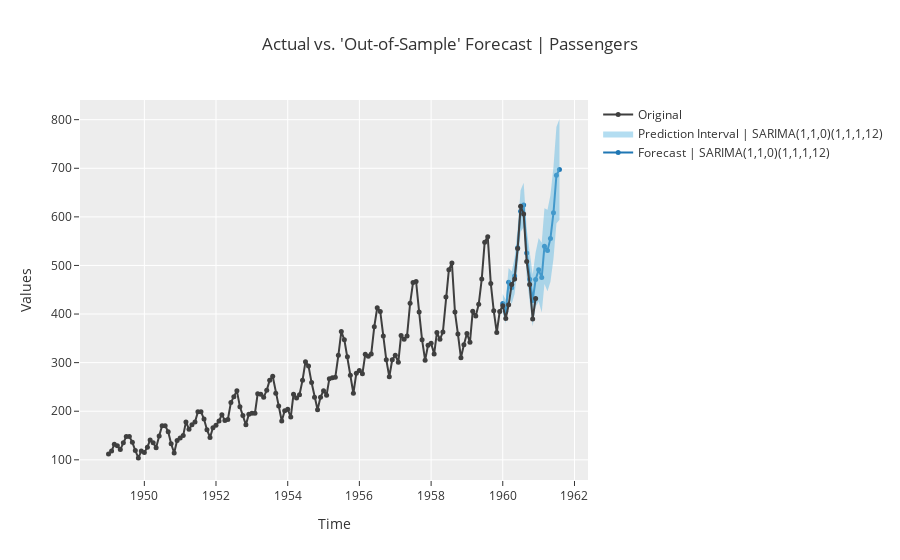

Notebook code cell kept with this figure:
### Markdown cell above
---
#### Plotting models

### Code cell
exp.plot_model(sarima110111  , plot='forecast', data_kwargs={'fh':20, 'labels':['SARIMA(1,1,0)(1,1,1,12)']})

### Figure 1 — Plotly figure (JSON) as saved in the notebook; plotly's stock layout.template omitted (floating-point values rounded to 4 significant figures; data arrays with more than 128 entries replaced by an {"elided": "..."} marker saying what was removed)
{"data": [{"line": {"color": "#1f77b4"}, "marker": {"size": 5}, "mode": "lines+markers", "name": "Forecast | SARIMA(1,1,0)(1,1,1,12)", "showlegend": true, "type": "scatter", "x": ["1960-01-01T00:00:00", "1960-02-01T00:00:00", "1960-03-01T00:00:00", "1960-04-01T00:00:00", "1960-05-01T00:00:00", "1960-06-01T00:00:00", "1960-07-01T00:00:00", "1960-08-01T00:00:00", "1960-09-01T00:00:00", "1960-10-01T00:00:00", "1960-11-01T00:00:00", "1960-12-01T00:00:00", "1961-01-01T00:00:00", "1961-02-01T00:00:00", "1961-03-01T00:00:00", "1961-04-01T00:00:00", "1961-05-01T00:00:00", "1961-06-01T00:00:00", "1961-07-01T00:00:00", "1961-08-01T00:00:00"], "y": [421.6, 405.0, 465.2, 454.1, 478.5, 536.7, 611.8, 624.4, 525.9, 471.7, 428.1, 470.9, 491.0, 475.0, 539.7, 530.7, 555.7, 608.7, 685.6, 697.6]}, {"line": {"width": 0}, "marker": {"color": "#68BBE3"}, "mode": "lines", "name": "Lower Interval", "showlegend": false, "type": "scatter", "x": ["1960-01-01T00:00:00", "1960-02-01T00:00:00", "1960-03-01T00:00:00", "1960-04-01T00:00:00", "1960-05-01T00:00:00", "1960-06-01T00:00:00", "1960-07-01T00:00:00", "1960-08-01T00:00:00", "1960-09-01T00:00:00", "1960-10-01T00:00:00", "1960-11-01T00:00:00", "1960-12-01T00:00:00", "1961-01-01T00:00:00", "1961-02-01T00:00:00", "1961-03-01T00:00:00", "1961-04-01T00:00:00", "1961-05-01T00:00:00", "1961-06-01T00:00:00", "1961-07-01T00:00:00", "1961-08-01T00:00:00"], "y": [401.7, 380.4, 435.8, 420.8, 441.7, 496.7, 568.8, 578.7, 477.5, 420.8, 374.8, 415.4, 425.7, 403.3, 461.6, 446.9, 466.4, 514.3, 586.4, 593.8]}, {"fill": "tonexty", "fillcolor": "rgba(104,187,227,0.5)", "line": {"width": 0}, "marker": {"color": "#68BBE3"}, "mode": "lines", "name": "Prediction Interval | SARIMA(1,1,0)(1,1,1,12)", "showlegend": true, "type": "scatter", "x": ["1960-01-01T00:00:00", "1960-02-01T00:00:00", "1960-03-01T00:00:00", "1960-04-01T00:00:00", "1960-05-01T00:00:00", "1960-06-01T00:00:00", "1960-07-01T00:00:00", "1960-08-01T00:00:00", "1960-09-01T00:00:00", "1960-10-01T00:00:00", "1960-11-01T00:00:00", "1960-12-01T00:00:00", "1961-01-01T00:00:00", "1961-02-01T00:00:00", "1961-03-01T00:00:00", "1961-04-01T00:00:00", "1961-05-01T00:00:00", "1961-06-01T00:00:00", "1961-07-01T00:00:00", "1961-08-01T00:00:00"], "y": [441.4, 429.7, 494.6, 487.4, 515.4, 576.7, 654.8, 670.2, 574.3, 522.6, 481.3, 526.4, 556.4, 546.7, 617.8, 614.6, 644.9, 703.0, 784.8, 801.4]}, {"marker": {"color": "#3f3f3f", "size": 5}, "mode": "lines+markers", "name": "Original", "showlegend": true, "type": "scatter", "x": {"elided": "144 str values"}, "y": {"elided": "144 int values"}}], "layout": {"showlegend": true, "title": {"text": "Actual vs. 'Out-of-Sample' Forecast | Passengers"}, "xaxis": {"title": {"text": "Time"}}, "yaxis": {"title": {"text": "Values"}}}}
